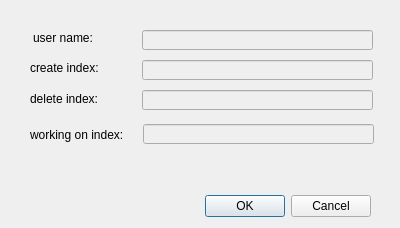
<?xml version="1.0" encoding="UTF-8"?>
<ui version="4.0">
 <class>UserAuthorityDialogBase</class>
 <widget class="QDialog" name="UserAuthorityDialogBase">
  <property name="geometry">
   <rect>
    <x>0</x>
    <y>0</y>
    <width>400</width>
    <height>228</height>
   </rect>
  </property>
  <property name="windowTitle">
   <string>User Authority</string>
  </property>
  <widget class="QDialogButtonBox" name="buttonBox">
   <property name="geometry">
    <rect>
     <x>30</x>
     <y>190</y>
     <width>341</width>
     <height>32</height>
    </rect>
   </property>
   <property name="orientation">
    <enum>Qt::Horizontal</enum>
   </property>
   <property name="standardButtons">
    <set>QDialogButtonBox::Cancel|QDialogButtonBox::Ok</set>
   </property>
  </widget>
  <widget class="QComboBox" name="m_cmbWorkingIndex">
   <property name="enabled">
    <bool>false</bool>
   </property>
   <property name="geometry">
    <rect>
     <x>30</x>
     <y>380</y>
     <width>341</width>
     <height>22</height>
    </rect>
   </property>
   <property name="editable">
    <bool>true</bool>
   </property>
  </widget>
  <widget class="QLabel" name="label">
   <property name="geometry">
    <rect>
     <x>33</x>
     <y>30</y>
     <width>151</width>
     <height>16</height>
    </rect>
   </property>
   <property name="text">
    <string>user name:</string>
   </property>
  </widget>
  <widget class="QLabel" name="label_2">
   <property name="geometry">
    <rect>
     <x>30</x>
     <y>60</y>
     <width>151</width>
     <height>16</height>
    </rect>
   </property>
   <property name="text">
    <string>create index:</string>
   </property>
  </widget>
  <widget class="QLabel" name="label_3">
   <property name="geometry">
    <rect>
     <x>30</x>
     <y>91</y>
     <width>151</width>
     <height>16</height>
    </rect>
   </property>
   <property name="text">
    <string>delete index:</string>
   </property>
  </widget>
  <widget class="QLabel" name="label_4">
   <property name="geometry">
    <rect>
     <x>30</x>
     <y>127</y>
     <width>211</width>
     <height>16</height>
    </rect>
   </property>
   <property name="text">
    <string>working on index:</string>
   </property>
  </widget>
  <widget class="QLineEdit" name="m_editCanCreateIndex">
   <property name="enabled">
    <bool>false</bool>
   </property>
   <property name="geometry">
    <rect>
     <x>142</x>
     <y>60</y>
     <width>231</width>
     <height>20</height>
    </rect>
   </property>
  </widget>
  <widget class="QLineEdit" name="m_editDeleteIndex">
   <property name="enabled">
    <bool>false</bool>
   </property>
   <property name="geometry">
    <rect>
     <x>142</x>
     <y>90</y>
     <width>231</width>
     <height>20</height>
    </rect>
   </property>
  </widget>
  <widget class="QLineEdit" name="m_editUserName">
   <property name="enabled">
    <bool>false</bool>
   </property>
   <property name="geometry">
    <rect>
     <x>142</x>
     <y>30</y>
     <width>231</width>
     <height>20</height>
    </rect>
   </property>
  </widget>
  <widget class="QLineEdit" name="m_editWorkingIndex">
   <property name="enabled">
    <bool>false</bool>
   </property>
   <property name="geometry">
    <rect>
     <x>143</x>
     <y>124</y>
     <width>231</width>
     <height>20</height>
    </rect>
   </property>
  </widget>
 </widget>
 <resources/>
 <connections>
  <connection>
   <sender>buttonBox</sender>
   <signal>accepted()</signal>
   <receiver>UserAuthorityDialogBase</receiver>
   <slot>accept()</slot>
   <hints>
    <hint type="sourcelabel">
     <x>248</x>
     <y>254</y>
    </hint>
    <hint type="destinationlabel">
     <x>157</x>
     <y>274</y>
    </hint>
   </hints>
  </connection>
  <connection>
   <sender>buttonBox</sender>
   <signal>rejected()</signal>
   <receiver>UserAuthorityDialogBase</receiver>
   <slot>reject()</slot>
   <hints>
    <hint type="sourcelabel">
     <x>316</x>
     <y>260</y>
    </hint>
    <hint type="destinationlabel">
     <x>286</x>
     <y>274</y>
    </hint>
   </hints>
  </connection>
 </connections>
</ui>
